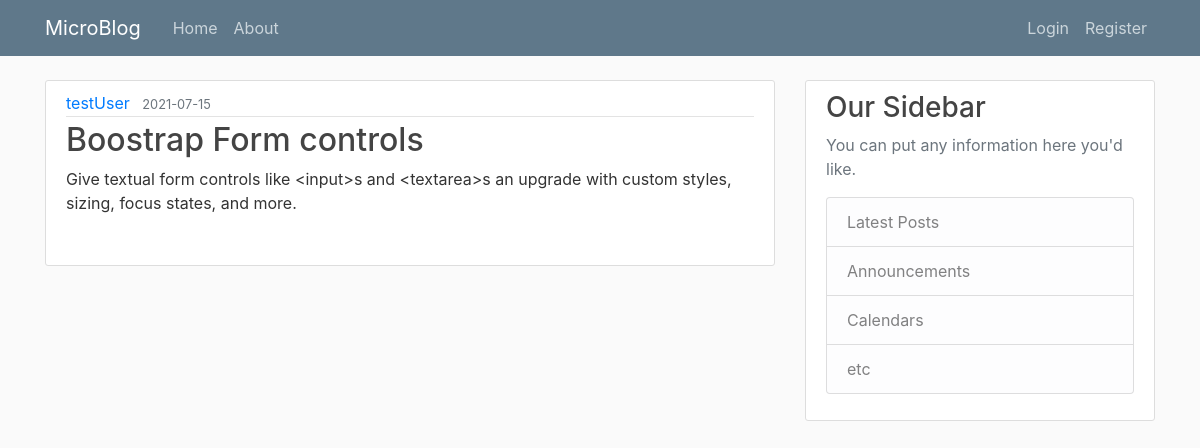
The app's page /post/4 with its own data.
### microblog/models.py (models this page shows, shortened)
class User(db.Model, UserMixin):
    id = db.Column(db.Integer, primary_key=True)
    username = db.Column(db.String(30), unique=True, nullable=False)
    email = db.Column(db.String(120), unique=True, nullable=False)
    password = db.Column(db.String(60), nullable=False)
    image_file = db.Column(db.String(20), nullable=False,
                           default='default.jpg')
    posts = db.relationship('Post', backref='author', lazy=True)

class Post(db.Model):
    id = db.Column(db.Integer, primary_key=True)
    title = db.Column(db.String(60), nullable=False)
    content = db.Column(db.Text, nullable=False)
    date_posted = db.Column(db.DateTime, nullable=False,
                            default=datetime.utcnow)
    user_id = db.Column(db.Integer, db.ForeignKey('user.id'), nullable=False)

### microblog/routes.py (the view)
@app.route('/post/<int:post_id>', methods=['post', 'get'])
def view_post(post_id):
    post = Post.query.get_or_404(post_id)
    return render_template('post.html', title=post.title, post=post)

### microblog/templates/post.html (shortened to what this page needs)
{% extends "layout.html" %}
{% block content %}
<article class="media content-section">
    <div class="media-body">
        <div class="article-metadata">
            <a class=" mr-2" href="{{ url_for('user_posts', username=post.author.username) }}">{{ post.author.username }}</a>
            <small class="text-muted">{{ post.date_posted.strftime('%Y-%m-%d') }}</small>
        </div>
        <h2 class="article-title">{{ post.title }}</h2>
        <p class="article-content">{{ post.content }}</p>
    </div>
</article>
{% endblock content %}

### microblog/static/main.css (style rules this page uses)
body { background: #fafafa; color: #333333; margin-top: 5rem; }
h1, h2, h3, h4, h5, h6 { color: #444444; }
.content-section { background: #ffffff; padding: 10px 20px; border: 1px solid #dddddd; border-radius: 3px; margin-bottom: 20px; }
.article-title { color: #444444; }
.article-content { white-space: pre-line; }
.article-metadata { padding-bottom: 1px; margin-bottom: 4px; border-bottom: 1px solid #e3e3e3 }

### records on screen
User: author.username "testUser"
Post: date_posted "2021-07-15", title "Boostrap Form controls", content "Give textual form controls like <input>s and <textarea>s an upgrade with custom styles, sizing, focus states, and more."
